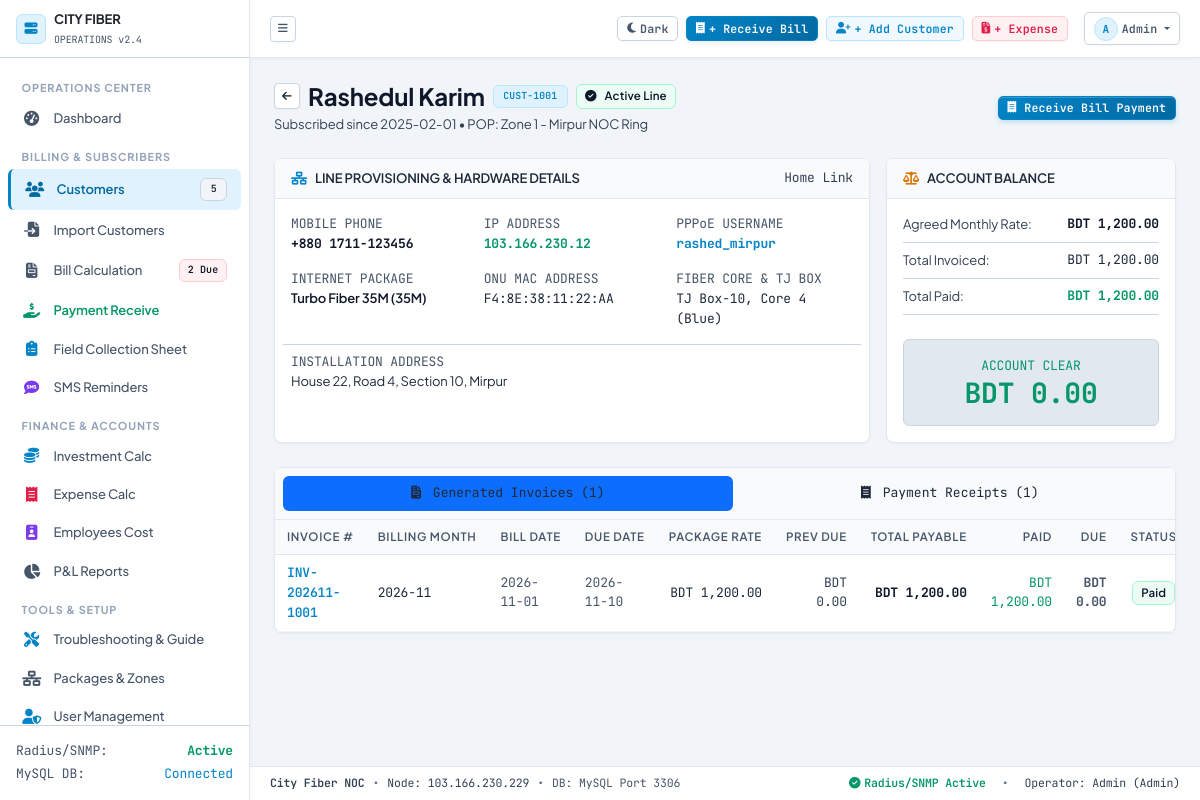
Screenshot of /customer_view.php?id=1 (signed in) with the database file from the repository.
### tables this page shows
CREATE TABLE IF NOT EXISTS settings (
    id INT PRIMARY KEY,
    company_name VARCHAR(150) NOT NULL DEFAULT 'City Fiber',
    company_tagline VARCHAR(255) DEFAULT 'High-Speed Optical Broadband Network',
    phone VARCHAR(50) DEFAULT '+880 1700-000000',
    email VARCHAR(100) DEFAULT 'noc@cityfiber.bd',
    address TEXT,
    currency_symbol VARCHAR(10) DEFAULT 'BDT',
    currency_code VARCHAR(10) DEFAULT 'BDT',
    bill_due_day INT DEFAULT 10,
    updated_at TIMESTAMP DEFAULT CURRENT_TIMESTAMP ON UPDATE CURRENT_TIMESTAMP
);

CREATE TABLE IF NOT EXISTS customers (
    id INT AUTO_INCREMENT PRIMARY KEY,
    customer_code VARCHAR(30) UNIQUE NOT NULL,
    name VARCHAR(150) NOT NULL,
    phone VARCHAR(30) NOT NULL,
    email VARCHAR(100),
    nid VARCHAR(50),
    address TEXT NOT NULL,
    zone_id INT,
    package_id INT,
    monthly_bill DECIMAL(10,2) NOT NULL,
    connection_type ENUM('Home', 'Corporate', 'Reseller') DEFAULT 'Home',
    ip_address VARCHAR(50),
    pppoe_username VARCHAR(100),
    pppoe_password VARCHAR(100),
    onu_mac VARCHAR(50),
    fiber_core_box VARCHAR(100),
    join_date DATE NOT NULL,
    billing_start_date DATE NOT NULL,
    status ENUM('Active', 'Suspended', 'Due', 'Inactive') DEFAULT 'Active',
    total_due DECIMAL(10,2) DEFAULT 0.00,
    notes TEXT,
    created_at TIMESTAMP DEFAULT CURRENT_TIMESTAMP,
    updated_at TIMESTAMP DEFAULT CURRENT_TIMESTAMP ON UPDATE CURRENT_TIMESTAMP,
    INDEX (zone_id),
    INDEX (package_id),
    INDEX (status)
);

CREATE TABLE IF NOT EXISTS zones (
    id INT AUTO_INCREMENT PRIMARY KEY,
    name VARCHAR(100) NOT NULL,
    description VARCHAR(255),
    created_at TIMESTAMP DEFAULT CURRENT_TIMESTAMP
);

CREATE TABLE IF NOT EXISTS packages (
    id INT AUTO_INCREMENT PRIMARY KEY,
    name VARCHAR(100) NOT NULL,
    speed_mbps INT NOT NULL,
    price DECIMAL(10,2) NOT NULL,
    type ENUM('Home', 'Corporate', 'Reseller') DEFAULT 'Home',
    description VARCHAR(255),
    status ENUM('Active', 'Inactive') DEFAULT 'Active',
    created_at TIMESTAMP DEFAULT CURRENT_TIMESTAMP
);

CREATE TABLE IF NOT EXISTS bills (
    id INT AUTO_INCREMENT PRIMARY KEY,
    bill_number VARCHAR(50) UNIQUE NOT NULL,
    customer_id INT NOT NULL,
    billing_month VARCHAR(7) NOT NULL,
    bill_date DATE NOT NULL,
    due_date DATE NOT NULL,
    package_amount DECIMAL(10,2) NOT NULL,
    extra_charge DECIMAL(10,2) DEFAULT 0.00,
    discount DECIMAL(10,2) DEFAULT 0.00,
    previous_due DECIMAL(10,2) DEFAULT 0.00,
    total_payable DECIMAL(10,2) NOT NULL,
    paid_amount DECIMAL(10,2) DEFAULT 0.00,
    due_amount DECIMAL(10,2) NOT NULL,
    status ENUM('Unpaid', 'Partial', 'Paid', 'Overdue') DEFAULT 'Unpaid',
    generated_by INT NULL,
    notes VARCHAR(255),
    created_at TIMESTAMP DEFAULT CURRENT_TIMESTAMP,
    INDEX (customer_id),
    INDEX (billing_month),
    INDEX (status)
);

CREATE TABLE IF NOT EXISTS payments (
    id INT AUTO_INCREMENT PRIMARY KEY,
    receipt_no VARCHAR(50) UNIQUE NOT NULL,
    bill_id INT NULL,
    customer_id INT NOT NULL,
    payment_date DATE NOT NULL,
    amount DECIMAL(10,2) NOT NULL,
    discount DECIMAL(10,2) DEFAULT 0.00,
    payment_method ENUM('Cash', 'bKash', 'Nagad', 'Rocket', 'Bank Transfer', 'POS/Card', 'Other') DEFAULT 'Cash',
    transaction_id VARCHAR(100),
    collected_by VARCHAR(100) DEFAULT 'Admin',
    remarks VARCHAR(255),
    created_at TIMESTAMP DEFAULT CURRENT_TIMESTAMP,
    INDEX (customer_id),
    INDEX (bill_id),
    INDEX (payment_date)
);

### customer_view.php (the view, shortened to what the rows shown need)
<?php
require_once __DIR__ . '/config/auth.php';
require_once __DIR__ . '/includes/header.php';
$id = isset($_GET['id']) ? (int)$_GET['id'] : 0;
$stmt = $pdo->prepare("
    SELECT c.*, z.name AS zone_name, p.name AS package_name, p.speed_mbps
    FROM customers c
    LEFT JOIN zones z ON c.zone_id = z.id
    LEFT JOIN packages p ON c.package_id = p.id
    WHERE c.id = ?
");
$stmt->execute([$id]);
$customer = $stmt->fetch();
$bills_stmt = $pdo->prepare("
    SELECT * FROM bills
    WHERE customer_id = ?
    ORDER BY bill_date DESC, id DESC
");
$bills_stmt->execute([$id]);
$bills = $bills_stmt->fetchAll();
$payments_stmt = $pdo->prepare("
    SELECT * FROM payments
    WHERE customer_id = ?
    ORDER BY payment_date DESC, id DESC
");
$payments_stmt->execute([$id]);
$payments = $payments_stmt->fetchAll();
$total_invoiced = 0;
$total_paid = 0;
$total_outstanding = 0;
foreach ($bills as $b) {
    $total_invoiced += $b['total_payable'];
    $total_outstanding += $b['due_amount'];
}
foreach ($payments as $p) {
    $total_paid += $p['amount'];
}
?>
<div class="d-flex flex-column flex-md-row align-items-md-center justify-content-between gap-3 mb-4">
    <div>
        <div class="d-flex align-items-center gap-2 mb-1">
            <a href="customers.php" class="btn btn-sm btn-outline-secondary border-slate-700 text-slate-300 p-1 px-2">
                <i class="fa-solid fa-arrow-left"></i>
            </a>
            <h4 class="fw-bold text-white mb-0 font-sans"><?= htmlspecialchars($customer['name']) ?></h4>
            <span class="badge bg-cyan-950 text-cyan-400 border border-cyan-800 font-mono text-xs"><?= htmlspecialchars($customer['customer_code']) ?></span>
            <?php if ($customer['status'] === 'Active'): ?>
                <span class="badge badge-active"><i class="fa-solid fa-circle-check me-1"></i> Active Line</span>
            <?php else: ?>
                <span class="badge badge-due"><?= htmlspecialchars($customer['status']) ?></span>
            <?php endif; ?>
        </div>
        <p class="text-slate-400 text-xs mb-0">Subscribed since <?= htmlspecialchars($customer['join_date']) ?> • POP: <?= htmlspecialchars($customer['zone_name'] ?: 'Primary Node') ?></p>
    </div>
</div>
<div class="row g-3 mb-4">
    <div class="col-12 col-lg-8">
        <div class="card card-noc h-100">
            <div class="card-header d-flex justify-content-between align-items-center">
                <span class="text-xs text-uppercase fw-semibold tracking-wider text-slate-300">
                    <i class="fa-solid fa-network-wired text-cyan-400 me-2"></i>Line Provisioning & Hardware Details
                </span>
                <span class="font-mono text-slate-400 text-xs"><?= htmlspecialchars($customer['connection_type']) ?> Link</span>
            </div>
            <div class="card-body">
                <div class="row g-3">
                    <div class="col-6 col-md-4">
                        <span class="text-slate-500 text-xs font-mono d-block">MOBILE PHONE</span>
                        <span class="text-slate-200 font-mono fw-bold"><?= htmlspecialchars($customer['phone']) ?></span>
                    </div>
                    <div class="col-6 col-md-4">
                        <span class="text-slate-500 text-xs font-mono d-block">IP ADDRESS</span>
                        <span class="text-emerald-400 font-mono fw-bold"><?= htmlspecialchars($customer['ip_address'] ?: 'DHCP Dynamic') ?></span>
                    </div>
                    <div class="col-6 col-md-4">
                        <span class="text-slate-500 text-xs font-mono d-block">PPPoE USERNAME</span>
                        <span class="text-cyan-400 font-mono fw-bold"><?= htmlspecialchars($customer['pppoe_username'] ?: '—') ?></span>
                    </div>
                    <div class="col-6 col-md-4">
                        <span class="text-slate-500 text-xs font-mono d-block">INTERNET PACKAGE</span>
                        <span class="text-slate-200 fw-semibold"><?= htmlspecialchars($customer['package_name'] ?: 'Custom Plan') ?> (<?= $customer['speed_mbps'] ?>M)</span>
                    </div>
                    <div class="col-6 col-md-4">
                        <span class="text-slate-500 text-xs font-mono d-block">ONU MAC ADDRESS</span>
                        <span class="text-slate-300 font-mono"><?= htmlspecialchars($customer['onu_mac'] ?: 'Not recorded') ?></span>
                    </div>
                    <div class="col-6 col-md-4">
                        <span class="text-slate-500 text-xs font-mono d-block">FIBER CORE & TJ BOX</span>
                        <span class="text-slate-300 font-mono"><?= htmlspecialchars($customer['fiber_core_box'] ?: 'Not mapped') ?></span>
                    </div>
                    <div class="col-12 border-top border-slate-800 pt-2">
                        <span class="text-slate-500 text-xs font-mono d-block">INSTALLATION ADDRESS</span>
                        <span class="text-slate-300 text-xs"><?= htmlspecialchars($customer['address']) ?></span>
                    </div>
                </div>
            </div>
        </div>
    </div>
    <div class="col-12 col-lg-4">
        <div class="card card-noc h-100">
            <div class="card-body d-flex flex-column justify-content-between">
                <div>
                    <div class="d-flex justify-content-between align-items-center mb-2 pb-2 border-bottom border-slate-800">
                        <span class="text-slate-400 text-xs">Agreed Monthly Rate:</span>
                        <span class="font-mono fw-bold text-slate-200"><?= format_money($customer['monthly_bill']) ?></span>
                    </div>
                    <div class="d-flex justify-content-between align-items-center mb-2 pb-2 border-bottom border-slate-800">
                        <span class="text-slate-400 text-xs">Total Invoiced:</span>
                        <span class="font-mono text-slate-300"><?= format_money($total_invoiced) ?></span>
                    </div>
                    <div class="d-flex justify-content-between align-items-center mb-2 pb-2 border-bottom border-slate-800">
                        <span class="text-slate-400 text-xs">Total Paid:</span>
                        <span class="font-mono text-emerald-400 fw-bold"><?= format_money($total_paid) ?></span>
                    </div>
                </div>
                <div class="p-3 rounded bg-slate-950 border border-slate-800 text-center mt-3">
                    <span class="text-xs text-uppercase tracking-wider font-mono <?= $total_outstanding > 0 ? 'text-rose-400' : 'text-emerald-400' ?>">
                        <?= $total_outstanding > 0 ? 'CURRENT DUE BALANCE' : 'ACCOUNT CLEAR' ?>
                    </span>
                    <h3 class="font-mono fw-bold mb-0 <?= $total_outstanding > 0 ? 'text-rose-400' : 'text-emerald-400' ?>">
                        <?= format_money($total_outstanding) ?>
                    </h3>
                </div>
            </div>
        </div>
    </div>
</div>
<div class="card card-noc">
    <div class="card-body p-0">
        <div class="tab-content" id="ledgerTabContent">
            <div class="tab-pane fade show active" id="billsTabPane" role="tabpanel">
                <div class="table-responsive">
                    <table class="table table-noc align-middle">
                        <thead>
                            <tr>
                                <th>Invoice #</th>
                                <th>Billing Month</th>
                                <th>Bill Date</th>
                                <th>Due Date</th>
                                <th class="text-end">Package Rate</th>
                                <th class="text-end">Prev Due</th>
                                <th class="text-end">Total Payable</th>
                                <th class="text-end">Paid</th>
                                <th class="text-end">Due</th>
                                <th class="text-center">Status</th>
                            </tr>
                        </thead>
                        <tbody>
                            <?php if (empty($bills)): ?>
                                <tr>
                                    <td colspan="11" class="text-center py-4 text-slate-500 font-mono">No invoices on file for this customer.</td>
                                </tr>
                            <?php else: ?>
                                <?php foreach ($bills as $b): ?>
                                    <tr>
                                        <td>
                                            <a href="invoice.php?bill_number=<?= urlencode($b['bill_number']) ?>" target="_blank" class="font-mono text-cyan-400 fw-semibold text-decoration-none">
                                                <?= htmlspecialchars($b['bill_number']) ?>
                                            </a>
                                        </td>
                                        <td class="font-mono text-slate-300 text-xs"><?= htmlspecialchars($b['billing_month']) ?></td>
                                        <td class="font-mono text-slate-500 text-xs"><?= htmlspecialchars($b['bill_date']) ?></td>
                                        <td class="font-mono text-slate-500 text-xs"><?= htmlspecialchars($b['due_date']) ?></td>
                                        <td class="text-end font-mono text-slate-300"><?= format_money($b['package_amount']) ?></td>
                                        <td class="text-end font-mono text-slate-400"><?= format_money($b['previous_due']) ?></td>
                                        <td class="text-end font-mono fw-bold text-slate-200"><?= format_money($b['total_payable']) ?></td>
                                        <td class="text-end font-mono text-emerald-400"><?= format_money($b['paid_amount']) ?></td>
                                        <td class="text-end font-mono fw-bold <?= $b['due_amount'] > 0 ? 'text-rose-400' : 'text-slate-500' ?>"><?= format_money($b['due_amount']) ?></td>
                                        <td class="text-center">
                                            <?php if ($b['status'] === 'Paid'): ?>
                                                <span class="badge badge-paid">Paid</span>
                                            <?php elseif ($b['status'] === 'Partial'): ?>
                                                <span class="badge badge-partial">Partial</span>
                                            <?php else: ?>
                                                <span class="badge badge-due"><?= htmlspecialchars($b['status']) ?></span>
                                            <?php endif; ?>
                                        </td>
                                    </tr>
                                <?php endforeach; ?>
                            <?php endif; ?>
                        </tbody>
                    </table>
                </div>
            </div>
        </div>
    </div>
</div>
<?php require_once __DIR__ . '/includes/footer.php'; ?>

### includes/sidebar.php (shortened to what the rows shown need)
<aside class="app-sidebar" id="appSidebar">
    <div class="d-flex align-items-center justify-content-between px-3 py-3 border-bottom border-slate-800" style="height: 58px;">
        <a href="index.php" class="d-flex align-items-center gap-2 text-decoration-none">
            <div class="sidebar-header-text">
                <span class="fw-bold text-dark font-sans text-xs tracking-wide d-block"><?= htmlspecialchars(strtoupper($app_settings['company_name'] ?? 'CITY FIBER')) ?></span>
                <span class="text-slate-500 font-mono" style="font-size: 10px;">OPERATIONS v2.4</span>
            </div>
        </a>
    </div>
</aside>

### includes/footer.php (shortened to what the rows shown need)
<?php
global $pdo, $app_settings, $user_data, $global_flash;
$mysql_port = '3306';
if ($pdo instanceof PDO) {
    try {
        $mysql_port = $pdo->query("SELECT @@port")->fetchColumn() ?: '3306';
    } catch (Exception $e) {}
}
?>
    </main>
    <footer class="app-footer d-flex flex-column flex-sm-row align-items-center justify-content-between gap-2">
        <div class="d-flex align-items-center gap-2">
            <span class="text-slate-400 fw-semibold"><?= htmlspecialchars($app_settings['company_name'] ?? 'City Fiber') ?> NOC</span>
            <span>•</span>
            <span class="text-slate-400">Node: 103.166.230.229</span>
            <span>•</span>
            <span class="text-slate-500">DB: MySQL Port <?= htmlspecialchars($mysql_port) ?></span>
        </div>
        <div class="d-flex align-items-center gap-3">
            <span class="text-emerald-400 fw-semibold"><i class="fa-solid fa-circle-check me-1"></i>Radius/SNMP Active</span>
            <span>•</span>
            <span class="text-slate-400">Operator: <?= htmlspecialchars($user_data['username'] ?? 'Admin') ?> (<?= htmlspecialchars($user_data['role'] ?? 'Admin') ?>)</span>
        </div>
    </footer>
</div>
</div>
</body>
</html>

### rows the page displays
settings: company_name "CITY FIBER", currency_symbol "BDT 1,200.00", currency_symbol "BDT 0.00", company_name "City Fiber"
customers: name "Rashedul Karim", customer_code "CUST-1001", join_date "2025-02-01", zone.name "Zone 1 - Mirpur NOC Ring", connection_type "Home", phone "+880 1711-123456", ip_address "103.166.230.12", pppoe_username "rashed_mirpur", package.name "Turbo Fiber 35M", package.speed_mbps "35", onu_mac "F4:8E:38:11:22:AA", fiber_core_box "TJ Box-10, Core 4 (Blue)", address "House 22, Road 4, Section 10, Mirpur", monthly_bill.currency_symbol "BDT 1,200.00"
bills: bill_number "INV-202611-1001", billing_month "2026-11", bill_date "2026-11-01", due_date "2026-11-10", package_amount.currency_symbol "BDT 1,200.00", previous_due.currency_symbol "BDT 0.00", total_payable.currency_symbol "BDT 1,200.00", paid_amount.currency_symbol "BDT 1,200.00", due_amount.currency_symbol "BDT 0.00", status "Paid"
payments: collected_by "Admin"

### other values shown
$active_customers_count "5"
$due_bills_count "2"
substr($user_data['username'], 0, 1) "A"
$user_data['username'] "Admin"
count($bills) "1"
count($payments) "1"
$mysql_port "3306"
